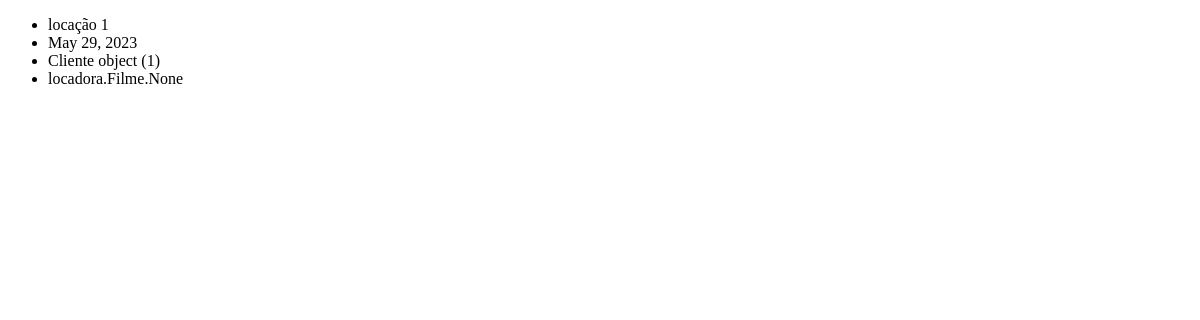
The app's page /lista_locacao/, older data.
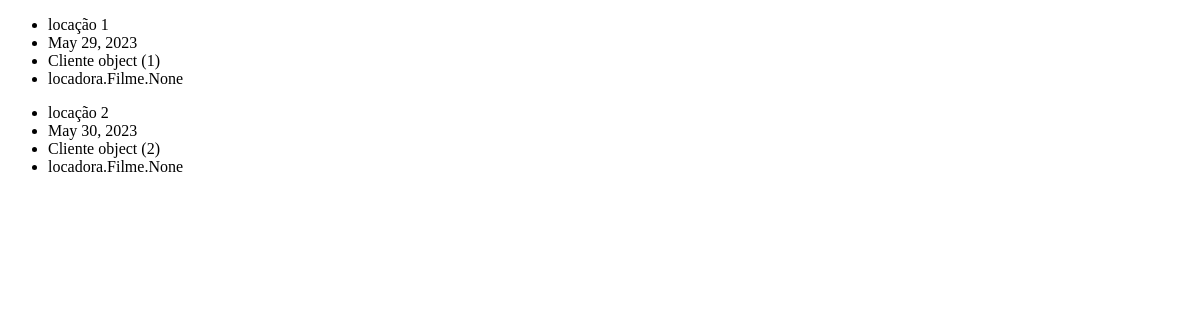
The same page, newer data.
### locadora/models.py (models this page shows)
class Locacao(models.Model):
    nome = models.CharField(max_length=(100))
    data = models.DateField()
    cliente = models.ForeignKey(Cliente,on_delete=models.CASCADE)
    filme = models.ManyToManyField(Filme)

class Cliente(models.Model):
    nome = models.CharField(max_length=(100))
    email = models.EmailField()

### locadora/views.py (the view)
# urls.py: path('lista_locacao/',views.locacao,name='locação'),
def locacao(request):
    locacoes = Locacao.objects.all()
    context = {'locacoes': locacoes}
    return render(request,"locacao.html",context)

### locadora/templates/locacao.html (shortened to what this page needs)
<!DOCTYPE html>
<html lang="en">
<head>
</head>
<body>
    {% for i in locacoes %}
        <ul>
            <li>{{ i.nome }}</li>
            <li>{{ i.data }}</li>
            <li>{{i.cliente}}</li>
            <li>{{i.filme}}</li>
        </ul>
    {% endfor %}
</body>
</html>

Row changes from the older to the newer data that the page shows:
added Locacao: nome "locação 2", data "May 30, 2023", cliente "Cliente object (2)", filme "locadora.Filme.None"
